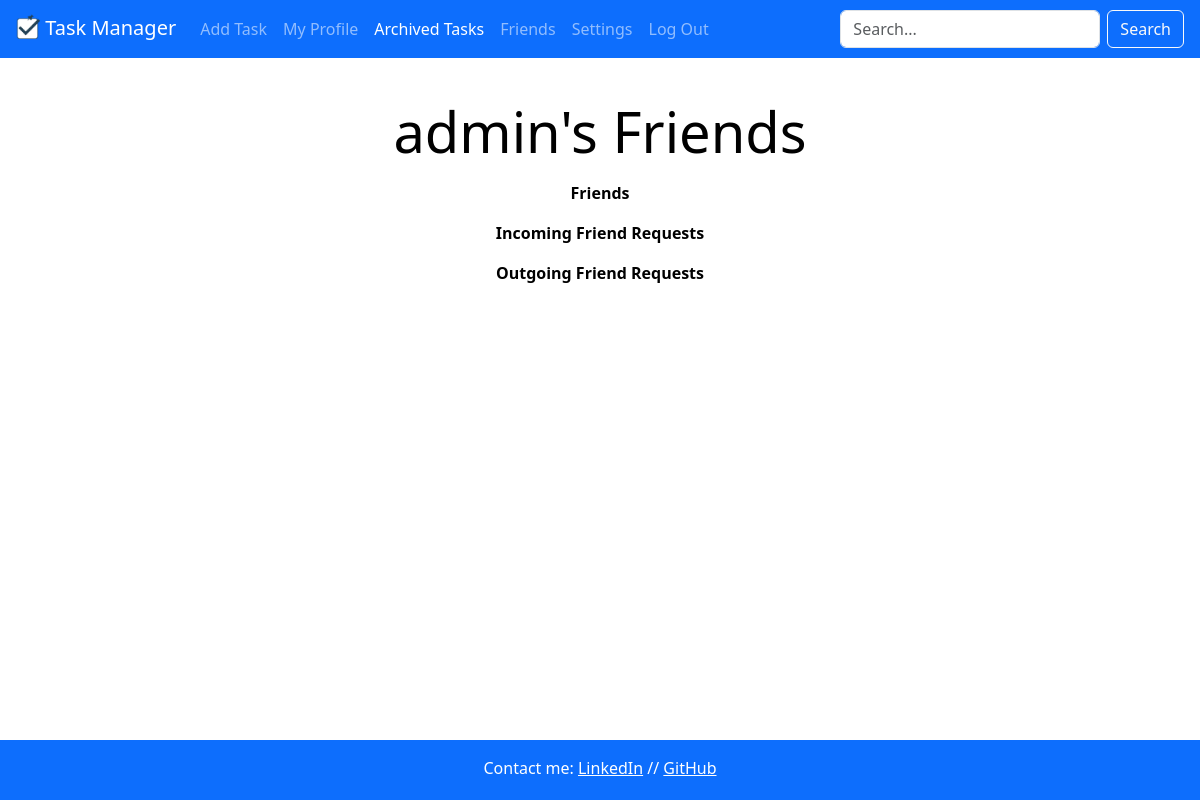
Before: /friends (signed in) with the older database file.
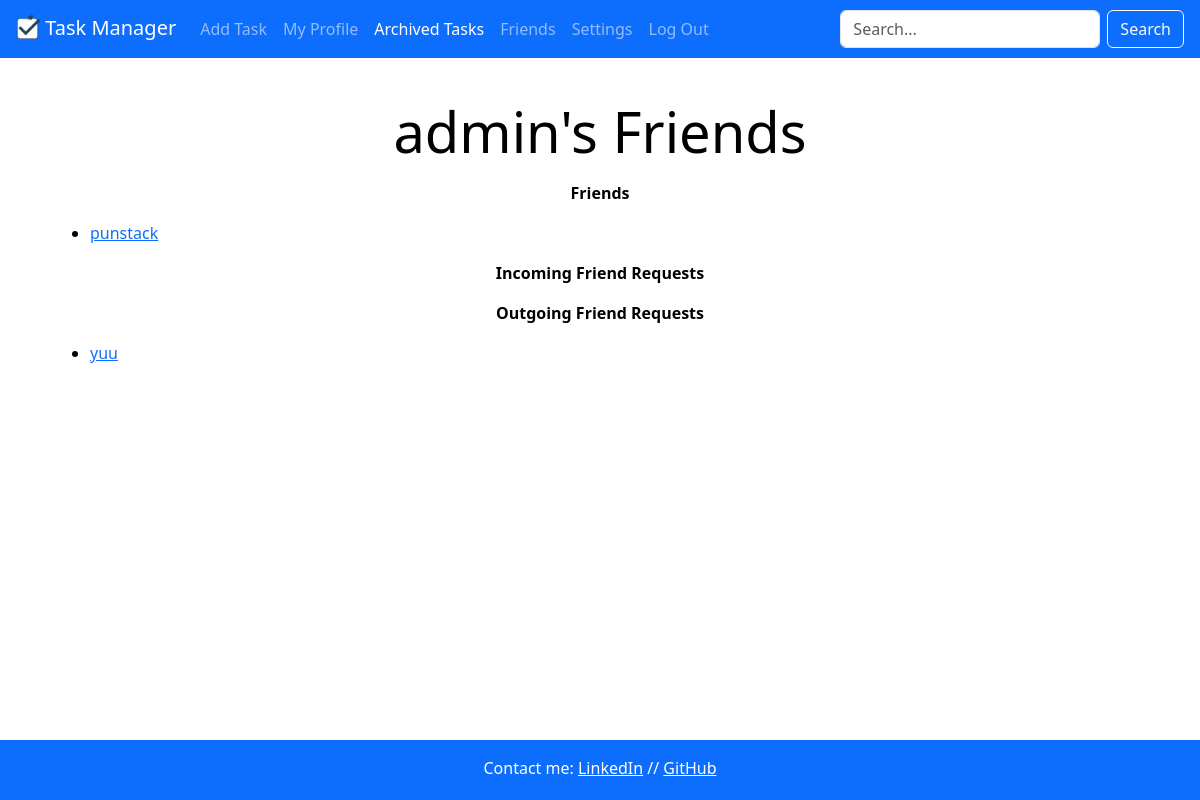
After: the same page with the newer database file.
### app.py (models this page shows, shortened)
class User(db.Model):
    __tablename__ = 'User'
    id = db.Column(db.String(36), primary_key = True, default=lambda: str(uuid.uuid4()))
    user = db.Column(db.String(20), unique = True, nullable = False) # stores original case of username
    user_lower = db.Column(db.String(20), unique = True, nullable = False) # stores lower case version of username
    email = db.Column(db.String(100), unique = True, nullable = False)
    email_lower = db.Column(db.String(100), unique = True, nullable = False)
    password = db.Column(db.String(50), nullable = False)
    tasks = db.relationship('Task', backref='user', lazy = True, cascade = 'all, delete-orphan')
    friends = db.relationship('User',
                              secondary = friends,
                              primaryjoin = (friends.c.user_id == id),
                              secondaryjoin = (friends.c.friend_id == id),
                              backref = db.backref('friended_by', lazy = 'dynamic'), # for loading 'friended_by'
                              lazy = 'dynamic') # for loading 'friends'

### app.py (the view)
@app.route("/friends")
def friends_page():
    stored_user = User.query.filter_by(user_lower=session["user"].lower()).first()
    outgoing_requests = FriendRequest.query.filter_by(sender_id = stored_user.id)
    outgoing_user = [User.query.get(request.receiver_id) for request in outgoing_requests]
    outgoing_users = [out.user for out in outgoing_user]
    incoming_requests = FriendRequest.query.filter_by(receiver_id = stored_user.id)
    incoming_user = [User.query.get(request.sender_id) for request in incoming_requests]
    incoming_users = [inc.user for inc in incoming_user]
    friends_list = stored_user.friends.all()
    friends_users = [friend.user for friend in friends_list]
    info =  {
        'stored_user': stored_user,
        'outgoing': outgoing_users,
        'incoming': incoming_users,
        'friends': friends_users
    }
    return render_template("friends.html", info = info)

### app.py (called while the page is built)
@app.before_request
def check_user_existence():
    if "user" in session:
        user_lower = session["user"].lower()
        if not User.query.filter_by(user_lower=user_lower).first():
            session.pop("user", None)
            return redirect(url_for("login"))

### templates/friends.html (shortened to what this page needs)
{% extends "layout.html" %}
{% block user_status %}{% endblock %}
{% block archive_status %}active{% endblock %}
{% block friends_status %}{% endblock %}
{% block settings_status %}{% endblock %}
{% block add_status %}{% endblock %}
{% block content %}
<div class="position-relative m-md-3">
  <br>
  <div>
    <h1 class="h3 mb-3 display-4 font-weight-normal text-center">{{ info["stored_user"].user }}'s Friends</h1>
  </div>
  <div>
    <strong><p class="text-center">Friends</p></strong>
    <ul>
        {% for friend in info["friends"] %}
        <li>
            <a href = {{ url_for("user_page", user = friend) }}>{{ friend }}</a>
        </li>
        {% endfor %}
    </ul>
  </div>
  <div>
    <strong><p class="text-center">Incoming Friend Requests</p></strong>
  </div>
  <div>
    <strong><p class="text-center">Outgoing Friend Requests</p></strong>
    <ul>
        {% for request in info["outgoing"] %}
        <li>
            <a href = {{ url_for("user_page", user = request) }}>{{ request }}</a>
        </li>
        {% endfor %}
    </ul>
  </div>
</div>
{% endblock %}

Changed rows visible on the page:
now on this page (row unchanged): User: user "punstack", shown under "admin's Friends"
added User: user "yuu"
